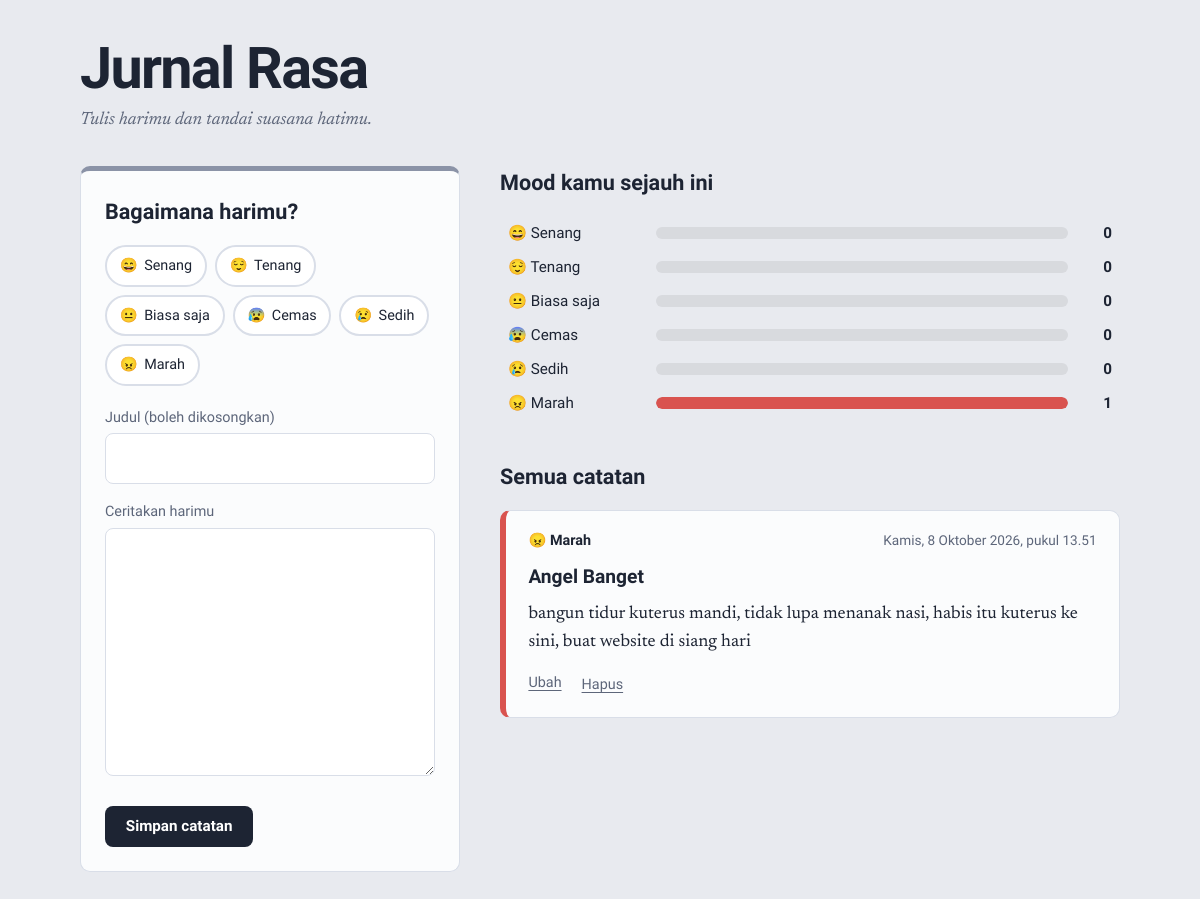
The page / on the database its author committed.
### tables this page shows
CREATE TABLE entries (
                   id INTEGER PRIMARY KEY AUTOINCREMENT,
                   title TEXT,
                   content TEXT NOT NULL,
                   mood TEXT NOT NULL,
                   created_at TEXT NOT NULL
               );

### app.py (the view)
@app.route("/")
def index():
    db = get_db()
    active_mood = request.args.get("mood")
    if active_mood not in MOODS:
        active_mood = None
    if active_mood:
        entries = db.execute(
            "SELECT * FROM entries WHERE mood = ? ORDER BY created_at DESC", (active_mood,)
        ).fetchall()
    else:
        entries = db.execute("SELECT * FROM entries ORDER BY created_at DESC").fetchall()
    counts = {row["mood"]: row["total"] for row in db.execute(
        "SELECT mood, COUNT(*) AS total FROM entries GROUP BY mood")}
    total = sum(counts.values())
    biggest = max(counts.values(), default=1)
    edit = None
    edit_id = request.args.get("ubah", type=int)
    if edit_id:
        edit = db.execute("SELECT * FROM entries WHERE id = ?", (edit_id,)).fetchone()
    return render_template(
        "index.html", moods=MOODS, entries=entries, counts=counts,
        total=total, biggest=biggest, active_mood=active_mood, edit=edit,
    )

### app.py (called while the page is built)
def get_db():
    if "db" not in g:
        g.db = sqlite3.connect(DATABASE)
        g.db.row_factory = sqlite3.Row
    return g.db

@app.template_filter("tanggal")
def format_tanggal(value):
    d = datetime.fromisoformat(value)
    return f"{HARI[d.weekday()]}, {d.day} {BULAN[d.month - 1]} {d.year}, pukul {d:%H.%M}"

### templates/index.html (shortened to what this page needs)
<!doctype html>
<html lang="id">
<head>
  <link rel="stylesheet" href="{{ url_for('static', filename='style.css') }}">
</head>
<body data-mood="{{ edit.mood if edit else '' }}">
  <header class="top">
    <h1>Jurnal Rasa</h1>
    <p>Tulis harimu dan tandai suasana hatimu.</p>
  </header>
  <main class="layout">
    <section class="write" aria-labelledby="write-title">
      <form method="post"
            action="{{ url_for('ubah', entry_id=edit.id) if edit else url_for('tambah') }}">
        <h2 id="write-title">{{ 'Ubah catatan' if edit else 'Bagaimana harimu?' }}</h2>
        <fieldset class="moods">
          {% for key, m in moods.items() %}
          <label class="mood" data-mood="{{ key }}">
            <span class="emoji" aria-hidden="true">{{ m.emoji }}</span>{{ m.label }}
          </label>
          {% endfor %}
        </fieldset>
        <label for="title">Judul (boleh dikosongkan)</label>
        <input id="title" name="title" type="text" maxlength="100"
               value="{{ edit.title if edit else '' }}">
        <label for="content">Ceritakan harimu</label>
        <textarea id="content" name="content" rows="8" required>{{ edit.content if edit else '' }}</textarea>
        <div class="actions">
          <button type="submit">{{ 'Simpan perubahan' if edit else 'Simpan catatan' }}</button>
        </div>
      </form>
    </section>
    <div class="read">
      <section class="stats" aria-labelledby="stats-title">
        <h2 id="stats-title">Mood kamu sejauh ini</h2>
        {% if total == 0 %}
          <p class="empty">Belum ada data. Simpan catatan pertamamu untuk melihat grafik mood.</p>
        {% else %}
          <ul>
            {% for key, m in moods.items() %}
            {% set n = counts.get(key, 0) %}
            <li data-mood="{{ key }}" class="{{ 'active' if active_mood == key }}">
              <a href="{{ url_for('index', mood=key) }}">
                <span class="stat-name">{{ m.emoji }} {{ m.label }}</span>
                <span class="bar"><span style="width: {{ (n / biggest * 100) | round }}%"></span></span>
                <span class="stat-num">{{ n }}</span>
              </a>
            </li>
            {% endfor %}
          </ul>
        {% endif %}
      </section>
      <section class="entries" aria-labelledby="entries-title">
        <h2 id="entries-title">
          {% if active_mood %}Catatan: {{ moods[active_mood].label }}{% else %}Semua catatan{% endif %}
        </h2>
        {% for e in entries %}
        <article class="entry" data-mood="{{ e.mood }}">
          <header>
            <span class="badge">{{ moods[e.mood].emoji }} {{ moods[e.mood].label }}</span>
            <time datetime="{{ e.created_at }}">{{ e.created_at | tanggal }}</time>
          </header>
          {% if e.title %}<h3>{{ e.title }}</h3>{% endif %}
          <p>{{ e.content }}</p>
          <footer>
            <a class="link" href="{{ url_for('index', ubah=e.id) }}">Ubah</a>
            <form method="post" action="{{ url_for('hapus', entry_id=e.id) }}" class="inline"
                  data-confirm="Hapus catatan ini?">
              <button type="submit" class="link danger">Hapus</button>
            </form>
          </footer>
        </article>
        {% else %}
          <p class="empty">
            {% if active_mood %}Belum ada catatan dengan mood ini.
            {% else %}Belum ada catatan. Pilih mood di sebelah kiri, lalu mulai menulis.{% endif %}
          </p>
        {% endfor %}
      </section>
    </div>
  </main>
</body>
</html>

### static/style.css (style rules this page uses)
[data-mood="senang"] { --mood: #e9a916; }
[data-mood="tenang"] { --mood: #3aa59a; }
[data-mood="biasa"] { --mood: #8b93a7; }
[data-mood="cemas"] { --mood: #8a6fd1; }
[data-mood="sedih"] { --mood: #4f7fd6; }
[data-mood="marah"] { --mood: #d9534f; }
:root { --ink: #1d2433; --muted: #5d667a; --paper: #fbfcfd; --line: #d9dee8; --radius: 10px; }
* { box-sizing: border-box; }
body { --mood: #8b93a7; margin: 0; color: var(--ink); font-family: "Newsreader", Georgia, serif; font-size: 1.1rem; line-height: 1.6; background: color-mix(in srgb, var(--mood) 13%, #f6f7fa); transition: background-color .5s ease; }
h1, h2, h3, button, label, legend, .badge, time { font-family: "Bricolage Grotesque", system-ui, sans-serif; }
.top { max-width: 1080px; margin: 0 auto; padding: 2.5rem 1.25rem 1rem; }
.top h1 { margin: 0; font-size: clamp(2.2rem, 6vw, 3.6rem); font-weight: 800; letter-spacing: -0.03em; line-height: 1; }
.top p { margin: .5rem 0 0; color: var(--muted); font-style: italic; }
.layout { max-width: 1080px; margin: 0 auto; padding: 1rem 1.25rem 4rem; display: grid; grid-template-columns: 380px 1fr; gap: 2.5rem; align-items: start; }
h2 { font-size: 1.35rem; margin: 0 0 1rem; font-weight: 700; }
.write { position: sticky; top: 1rem; background: var(--paper); border: 1px solid var(--line); border-top: 5px solid var(--mood); border-radius: var(--radius); padding: 1.5rem; }
.moods { border: 0; padding: 0; margin: 0 0 1.25rem; display: flex; flex-wrap: wrap; gap: .5rem; }
.mood { display: inline-flex; align-items: center; gap: .4rem; padding: .45rem .8rem; border-radius: 999px; cursor: pointer; border: 2px solid var(--line); background: #fff; font-size: .9rem; font-weight: 500; color: var(--ink); transition: border-color .2s, background-color .2s; }
.write label:not(.mood) { display: block; margin: 1rem 0 .3rem; font-size: .9rem; font-weight: 500; color: var(--muted); }
input[type="text"], textarea { width: 100%; padding: .65rem .8rem; border: 1px solid var(--line); border-radius: 8px; background: #fff; font: inherit; color: var(--ink); }
textarea { resize: vertical; }
.actions { display: flex; align-items: center; gap: 1rem; margin-top: 1.25rem; }
button[type="submit"]:not(.link) { padding: .7rem 1.3rem; border: 0; border-radius: 8px; cursor: pointer; background: var(--ink); color: #fff; font-size: .95rem; font-weight: 700; }
.link { background: none; border: 0; padding: 0; cursor: pointer; font-family: "Bricolage Grotesque", system-ui, sans-serif; font-size: .9rem; font-weight: 500; color: var(--muted); text-decoration: underline; text-underline-offset: 3px; }
.stats { margin-bottom: 2.5rem; }
.stats ul { list-style: none; margin: 0 0 .75rem; padding: 0; }
.stats li a { display: grid; grid-template-columns: 8.5rem 1fr 2rem; align-items: center; gap: .75rem; padding: .3rem .5rem; border-radius: 8px; color: inherit; text-decoration: none; font-family: "Bricolage Grotesque", system-ui, sans-serif; font-size: .95rem; }
.bar { height: 12px; background: rgba(0,0,0,.07); border-radius: 99px; overflow: hidden; }
.bar span { display: block; height: 100%; background: var(--mood); border-radius: 99px; transition: width .4s ease; }
.stat-num { text-align: right; font-weight: 700; }
.entry { background: var(--paper); border: 1px solid var(--line); border-left: 6px solid var(--mood); border-radius: var(--radius); padding: 1.1rem 1.4rem; margin-bottom: 1rem; }
.entry header { display: flex; flex-wrap: wrap; justify-content: space-between; gap: .4rem 1rem; align-items: baseline; }
.badge { font-weight: 700; font-size: .9rem; }
time { font-size: .85rem; color: var(--muted); }
.entry h3 { margin: .6rem 0 0; font-size: 1.2rem; }
.entry p { margin: .5rem 0 0; white-space: pre-wrap; max-width: 62ch; }
.entry footer { display: flex; gap: 1.25rem; margin-top: .9rem; }
form.inline { display: inline; }

### rows shown on the page
entries: emoji "😠", label "Marah", {{ (n / biggest * 100) | round }} 100.0 (drawn), id "1", mood "😠", mood "Marah", created_at|tanggal "Kamis, 8 Oktober 2026, pukul 13.51", title "Angel Banget", content "bangun tidur kuterus mandi, tidak lupa menanak nasi, habis itu kuterus ke sini, buat website di siang hari"

### other values the page prints
{{ 'Ubah catatan' if edit else 'Bagaimana harimu?' }} "Bagaimana harimu?"
{{ m.emoji }} "😄" "😌" "😐" "😰" "😢" "😠"
{{ m.label }} "Senang" "Tenang" "Biasa saja" "Cemas" "Sedih" "Marah"
{{ 'Simpan perubahan' if edit else 'Simpan catatan' }} "Simpan catatan"
{{ m.emoji }} "😄" "😌" "😐" "😰" "😢"
{{ m.label }} "Senang" "Tenang" "Biasa saja" "Cemas" "Sedih"
{{ n }} "0" "0" "0" "0" "0"
